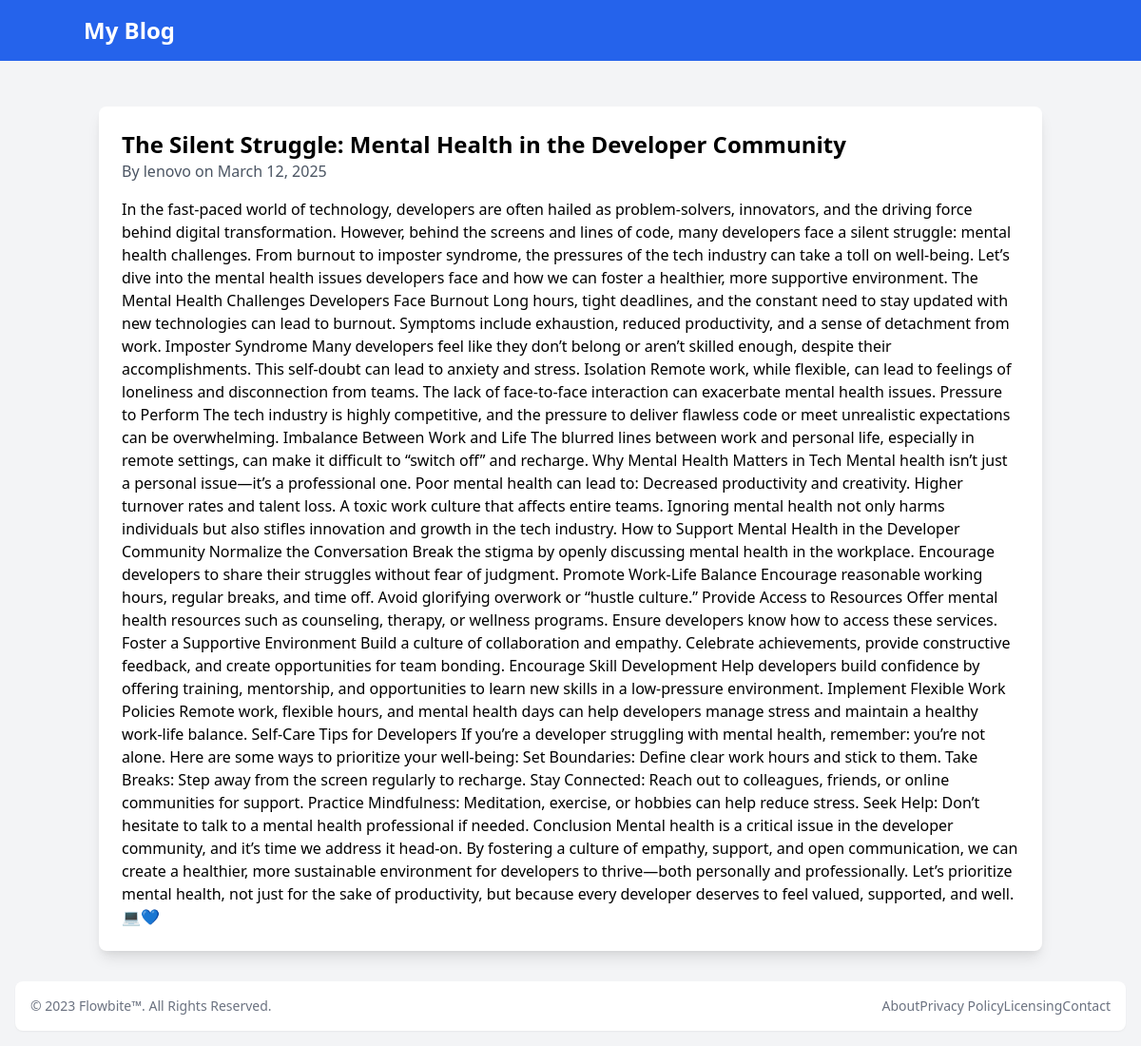
Screenshot of /post/3/ with the database file from the repository.
### blog/models.py (models this page shows, shortened)
class Post(models.Model):
    title = models.CharField(max_length=200)
    content = models.TextField()
    date_posted = models.DateTimeField(default=timezone.now)
    author = models.ForeignKey(User, on_delete=models.CASCADE)

### blog/views.py (the view)
# urls.py: path('post/<int:pk>/', views.post_detail, name='post-detail'),
def post_detail(request, pk):
    post = Post.objects.get(id=pk)
    return render(request, 'blog/post_detail.html', {'post': post})

### blog/templates/blog/post_detail.html
{% extends "base.html" %}
{% block content %}
    <div class="bg-white p-6 rounded-lg shadow-lg">
        <h2 class="text-2xl font-bold">{{ post.title }}</h2>
        <p class="text-gray-600">By {{ post.author }} on {{ post.date_posted|date:"F d, Y" }}</p>
        <p class="mt-4">{{ post.content }}</p>
    </div>
{% endblock %}

### rows the page displays
Post: title "The Silent Struggle: Mental Health in the Developer Community", author "lenovo", date_posted "March 12, 2025", content "In the fast-paced world of technology, developers are often hailed as problem-solvers, innovators, and the driving force behind digital transformation. However, behind the screens and lines of code, many developers face a silent struggle: mental health challenges. From burnout to imposter syndrome, the pressures of the tech industry can take a toll on well-being. Let’s dive into the mental health issues developers face and how we can foster a healthier, more supportive environment. The Mental Health Challenges Developers Face Burnout Long hours, tight deadlines, and the constant need to stay updated with new technologies can lead to burnout. Symptoms include exhaustion, reduced…"
